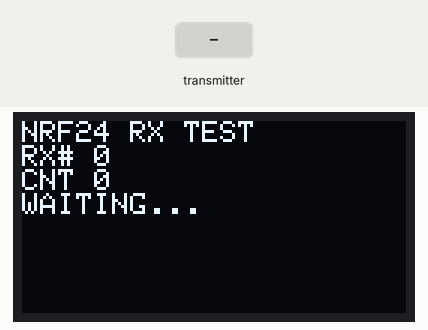
Simulated run of this sketch. Board: Arduino Uno, built with avr-gcc and run on an emulated ATmega328P. Parts: 128×64 one-colour display. The inputs (shaded band) are chosen by the test bench. No radio packets arrive unless stated; what the sketch prints to the serial monitor is not drawn.

Above: at 1.3 s.
1.4 s: the transmitter starts sending receivedCounter = 0
At 1.53 s:
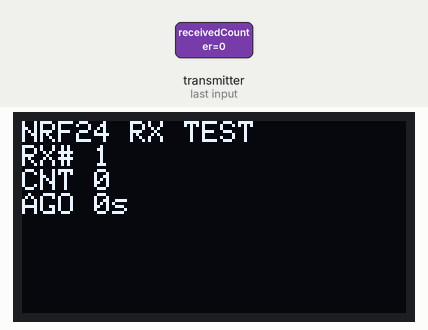
3.5 s: the transmitter starts sending receivedCounter = 256
At 3.73 s:
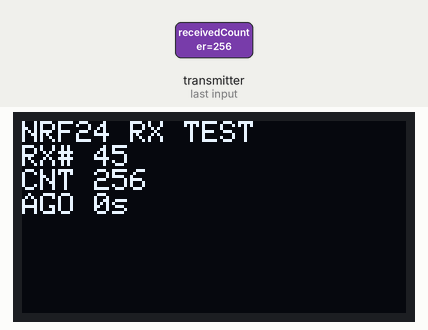
Timing chart, 0 to 6.5 s (numbered marks = the images above; inputs shaded):
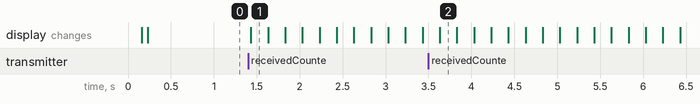

The sketch:

NRF24_Mega_RX_Test.ino
```cpp
// ============================================================
// NRF24 Ping Test — MEGA RECEIVER
// Listens for counter packets from Uno. Prints received values to Serial.
// Wire NRF24 to: CE=D8, CSN=D9, MOSI=D51, MISO=D50, SCK=D52
// Requires: RF24 library by TMRh20 (Sketch → Include Library → Manage Libraries)
// ============================================================

#include <SPI.h>
#include <RF24.h>
#include <Wire.h>
#include <Adafruit_GFX.h>
#include <Adafruit_SSD1306.h>

// --- OLED ---
#define SCREEN_WIDTH 128
#define SCREEN_HEIGHT 64
#define OLED_RESET -1
Adafruit_SSD1306 display(SCREEN_WIDTH, SCREEN_HEIGHT, &Wire, OLED_RESET);
bool oledOK = false;

// --- NRF24 pins ---
#define CE_PIN  8
#define CSN_PIN 9
RF24 radio(CE_PIN, CSN_PIN);

// --- Radio address (must match transmitter) ---
const byte address[6] = "00001";

// --- Data packet ---
unsigned long receivedCounter = 0;
unsigned long rxCount = 0;
unsigned long lastRxTime = 0;

void setup() {
    Serial.begin(115200);
    while (!Serial) { ; }
    Serial.println(F("=== NRF24 RX Test (Mega) ==="));

    // OLED init
    Wire.begin();
    delay(100);
    if (!display.begin(SSD1306_SWITCHCAPVCC, 0x3C)) {
        Serial.println(F("OLED: NOT FOUND"));
    } else {
        Serial.println(F("OLED: OK"));
        oledOK = true;
        display.clearDisplay();
        display.setTextSize(1);
        display.setTextColor(SSD1306_WHITE);
        display.setCursor(0, 0);
        display.println(F("NRF24 RX TEST"));
        display.display();
    }

    if (!radio.begin()) {
        Serial.println(F("ERROR: NRF24 not found! Check wiring."));
        while (1) {} // Halt
    }

    radio.setPALevel(RF24_PA_LOW);
    radio.setDataRate(RF24_250KBPS);
    radio.setChannel(76);
    radio.setAutoAck(false);
    radio.openReadingPipe(0, address);
    radio.startListening();

    Serial.println(F("NRF24: Initialized OK"));
    Serial.println(F("Listening for packets from Uno..."));
}

void loop() {
    if (radio.available()) {
        radio.read(&receivedCounter, sizeof(receivedCounter));
        rxCount++;
        lastRxTime = millis();
        Serial.print(F("RX OK #")); Serial.print(rxCount);
        Serial.print(F(" counter=")); Serial.println(receivedCounter);
    }

    // Update OLED every 200ms
    static unsigned long lastOledUpdate = 0;
    unsigned long now = millis();
    if (oledOK && now - lastOledUpdate >= 200) {
        lastOledUpdate = now;
        display.clearDisplay();
        display.setCursor(0, 0);
        display.println(F("NRF24 RX TEST"));
        display.print(F("RX# ")); display.println(rxCount);
        display.print(F("CNT ")); display.println(receivedCounter);
        if (rxCount > 0) {
            display.print(F("AGO ")); display.print((now - lastRxTime) / 1000); display.println(F("s"));
        } else {
            display.println(F("WAITING..."));
        }
        display.display();
    }
}
```

Measured:
- after the input at 1.4 s, the display: changes at once (image 1)
